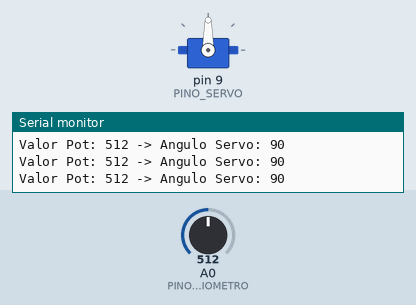
Simulated run of this sketch. Board: Arduino Uno, built with avr-gcc and run on an emulated ATmega328P. On the bench: servo, the last lines printed to the serial monitor. The inputs (shaded band) are chosen by the test bench; at power-on: A0 (PINO_POTENCIOMETRO) = 512.

Above: at 1.2 s.
1.3 s: A0 (PINO_POTENCIOMETRO) set to 550
At 1.8 s:
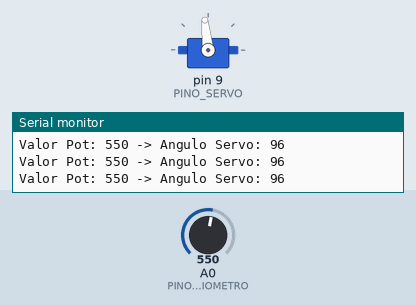
4.3 s: A0 (PINO_POTENCIOMETRO) set to 583
At 5.1 s:
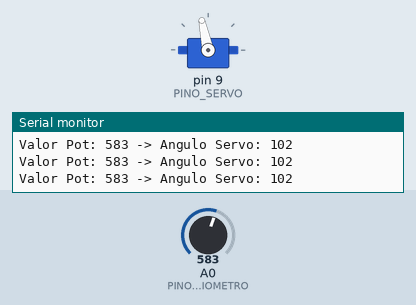
5.8 s: A0 (PINO_POTENCIOMETRO) set to 0
At 6.1 s:
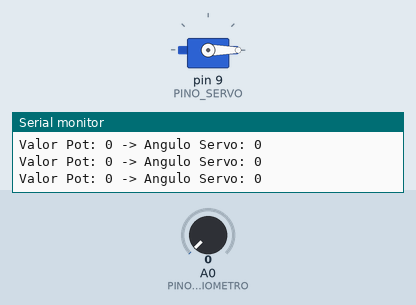
7.3 s: A0 (PINO_POTENCIOMETRO) set to 8
At 7.6 s:
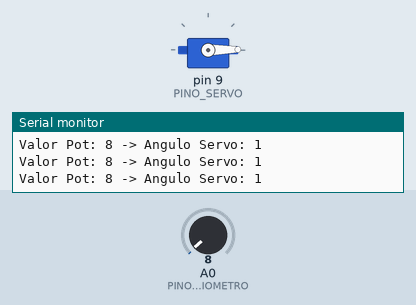
10.3 s: A0 (PINO_POTENCIOMETRO) set to 11
13.3 s: A0 (PINO_POTENCIOMETRO) set to 52
At 14.3 s:
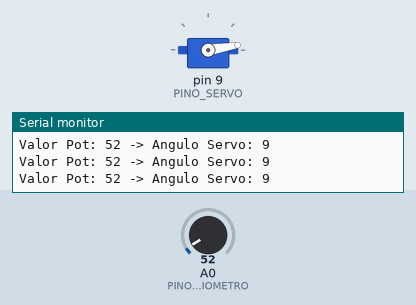
16.3 s: A0 (PINO_POTENCIOMETRO) set to 59
At 16.8 s:
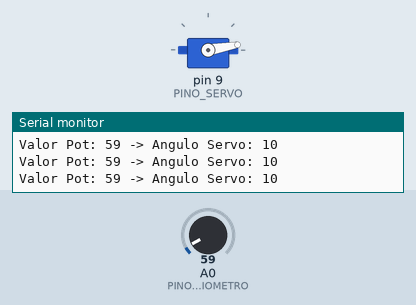
Timing chart, 0 to 18.8 s (numbered marks = the images above; inputs shaded):
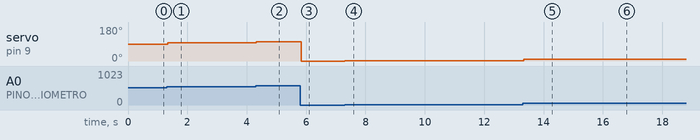

Measured:
- after the input at 1.3 s, servo on pin 9 (PINO_SERVO): 90° → 96° at once
- after the input at 4.3 s, servo on pin 9 (PINO_SERVO): 96° → 102° at once
- after the input at 5.8 s, servo on pin 9 (PINO_SERVO): 102° → 0° at once
- after the input at 7.3 s, servo on pin 9 (PINO_SERVO): 0° → 1° at once
- after the input at 13.3 s, servo on pin 9 (PINO_SERVO): 1° → 9° at once
- after the input at 16.3 s, servo on pin 9 (PINO_SERVO): 9° → 10° at once

The sketch:

Controle_Servo.ino
```cpp
/*
 * Exemplo: Potenciômetro Controlando Servo Motor (Intermediário)
 * Autor: Deividson Luiz Okopnik
 * Placa: Arduino Uno
 *
 * Descrição:
 * Este código demonstra a integração de dois componentes: o potenciômetro é usado
 * como um "dial" para controlar a posição angular de um servo motor.
 *
 * Componentes Necessários:
 * - 1x Arduino Uno
 * - 1x Potenciômetro (ex: 10k Ohm)
 * - 1x Servo Motor (ex: SG90)
 * - Jumpers
 *
 * Instruções de Ligação (Wiring):
 * 1. Potenciômetro:
 *    a. Pino Lateral 1 -> Pino 5V do Arduino.
 *    b. Pino Lateral 2 -> Pino GND do Arduino.
 *    c. Pino Central (Wiper) -> Pino Analógico A0 do Arduino.
 * 2. Servo Motor:
 *    a. Fio Vermelho (VCC/Alimentação) -> Pino 5V do Arduino.
 *    b. Fio Marrom/Preto (GND/Terra) -> Pino GND do Arduino.
 *    c. Fio Laranja/Amarelo (Sinal/PWM) -> Pino Digital 9 (PWM) do Arduino.
 *
 * Observações:
 * A função map() é crucial para converter a faixa de leitura do potenciômetro (0-1023)
 * para a faixa de ângulo do servo (0-180).
 */

#include <Servo.h>

// Definição dos pinos
#define PINO_POTENCIOMETRO A0
#define PINO_SERVO 9

Servo meuServo; // Cria um objeto servo

void setup() {
  meuServo.attach(PINO_SERVO); // Anexa o objeto servo ao pino
  Serial.begin(9600);
}

void loop() {
  // 1. Lê o valor do potenciômetro (0 a 1023)
  int valorPot = analogRead(PINO_POTENCIOMETRO);

  // 2. Mapeia o valor do potenciômetro (0-1023) para o ângulo do servo (0-180)
  int anguloServo = map(valorPot, 0, 1023, 0, 180);

  // 3. Define a posição do servo
  meuServo.write(anguloServo);

  // Imprime os valores no Monitor Serial
  Serial.print("Valor Pot: ");
  Serial.print(valorPot);
  Serial.print(" -> Angulo Servo: ");
  Serial.println(anguloServo);

  delay(15); // Pequena pausa para o servo se mover
}
```
